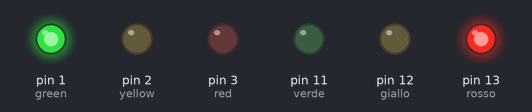
The sketch below on a simulated Arduino Uno, built with avr-gcc and run on an emulated ATmega328P. Shown: output pins drawn as LEDs (lit = HIGH).

Above: at 0.7 s.
At 3.4 s:
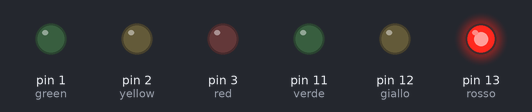
At 6.0 s:
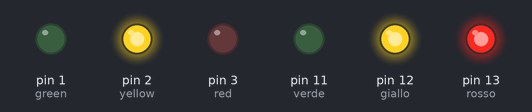
At 7.2 s:
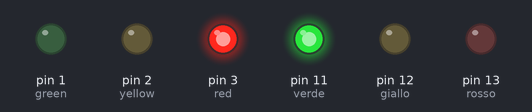
At 9.9 s:
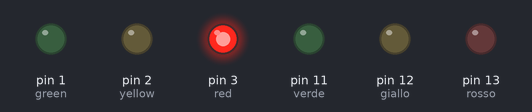
At 12.5 s:
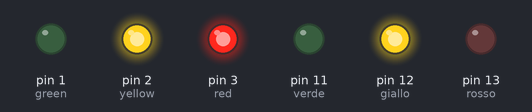
Timing chart, 0 to 16.9 s (numbered marks = the images above):
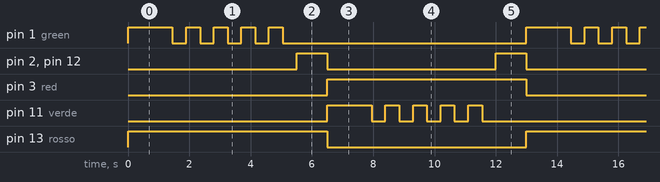

The sketch:

Semaforo_austriaco.ino
```cpp
int rosso=13,giallo=12,verde=11,red=3,yellow=2,green=1;
int durata=1000,durataLampeggi=450,numeroLampeggi=4;
void setup(){
  pinMode(rosso,OUTPUT);
  pinMode(giallo,OUTPUT);
  pinMode(verde,OUTPUT);
  pinMode(red,OUTPUT);
  pinMode(green,OUTPUT);
  pinMode(yellow,OUTPUT);
}
void loop(){
  digitalWrite(rosso, HIGH);
  digitalWrite(green, HIGH);
     delay(durata);
     for(int i=0;i<numeroLampeggi+1;i++)
      {
           digitalWrite(green, HIGH);
  delay(durataLampeggi);
      digitalWrite(green, LOW);
        delay(durataLampeggi);

      }

  digitalWrite(giallo, HIGH);
    digitalWrite(yellow, HIGH);
    delay (durata);
  digitalWrite(giallo, LOW);
   digitalWrite(rosso, LOW);
    digitalWrite(yellow, LOW);
      digitalWrite(verde, HIGH);
      digitalWrite(red, HIGH);
  delay(durata);
      digitalWrite(verde, LOW);
      for(int i=0;i<numeroLampeggi+1;i++)
      {
           digitalWrite(verde, HIGH);
  delay(durataLampeggi);
      digitalWrite(verde, LOW);
        delay(durataLampeggi);
      }

        digitalWrite(giallo, HIGH);
    digitalWrite(yellow, HIGH);
    delay (durata);
  digitalWrite(giallo, LOW);
    digitalWrite(yellow, LOW);
      digitalWrite(red, LOW);

}
```

Measured:
- by itself, pin 1 (green), pin 11 (verde): repeats every 13.0 s: 4 × (LOW 0.45 s, HIGH 0.45 s), LOW 8.0 s, HIGH 1.5 s
- by itself, pin 2 (yellow), pin 12 (giallo): alternates HIGH for 1.0 s and LOW for 5.5 s
- by itself, pin 3 (red), pin 13 (rosso): alternates HIGH for 6.5 s and LOW for 6.5 s
